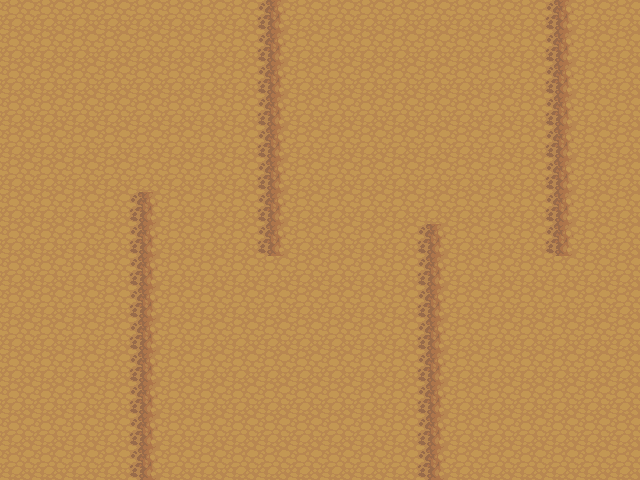

The image is a tile-based game level rendered from a .tmx file. Its description and source (layers, tilesets, objects; grid data summarised) follow:
An orthogonal 20x15 tile map with 32x32 px tiles, 2 tile layers (Tile Layer 1, foreground) and 5 objects (mainPlayer).

<map version="1.0" orientation="orthogonal" renderorder="right-down" width="20" height="15" tilewidth="32" tileheight="32">
 <tileset firstgid="1" name="dirt" tilewidth="32" tileheight="32">
  <image source="../img/tiles/dirt.png" width="96" height="192" />
 </tileset>
 <layer name="Tile Layer 1" width="20" height="15">
  <data>[300 cells, 300 non-empty, 1 distinct tile ids]</data>
 </layer>
 <layer name="foreground" width="20" height="15">
  <data>[300 cells, 33 non-empty, 1 distinct tile ids]</data>
 </layer>
 <objectgroup name="mainPlayer">
  <object name="mainPlayer" x="320" y="320" width="64" height="64">
   <properties>
    <property name="image" value="soldier_altcolor" />
    <property name="spritewidth" value="64" />
   </properties>
  </object>
 </objectgroup>
 <objectgroup name="collision">
  <object x="260" y="2" width="25" height="253" />
  <object x="424" y="229" width="18" height="250" />
  <object x="547" y="0" width="21" height="252" />
  <object x="134" y="195" width="15" height="284" />
 </objectgroup>
</map>
